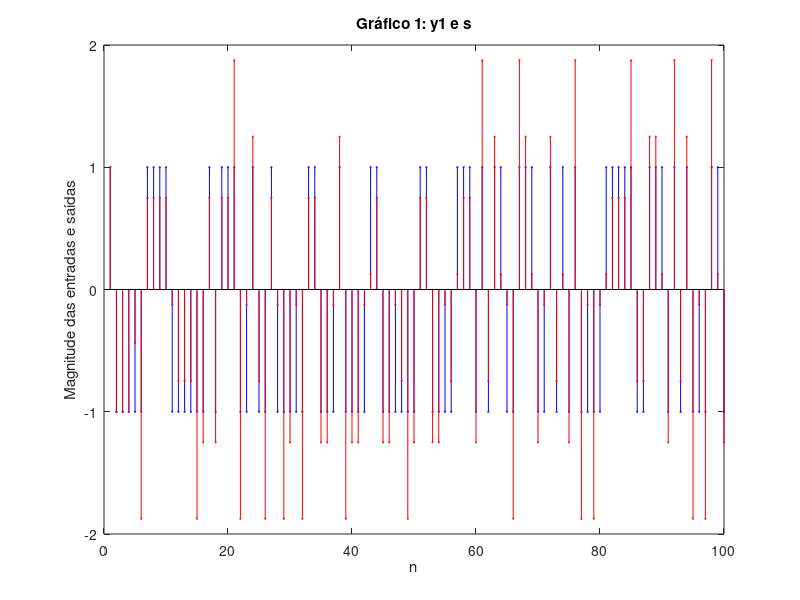
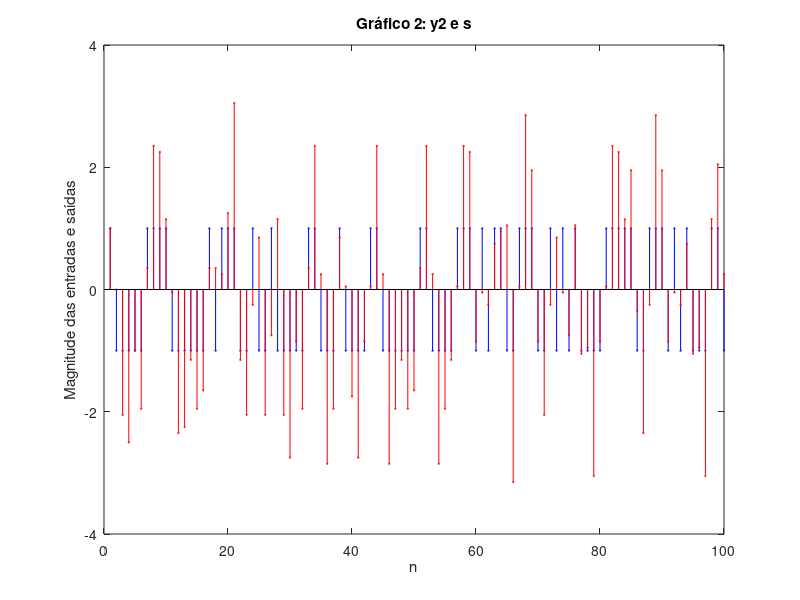

MATLAB code to generate these figures, in order:
% ----------------------------Compute matrix x = H*s'--------------------------%

%input s
s = sign(randn(1,100));

%matrix H as calculated previously
H = zeros(101,100);
for i=1:101
    if(i<=100)
        H(i,i) = 1;
        end
    if (i-1 > 0)
        j = i-1;
        H(i,j) = -0.5;
    end
end

%matrix x will be a (100,1) vector
x = zeros(101,1);
for i=1:100
    x(i,1) = H(i,:)*s'(:,1); %use s transposed
end

% -------------------------------Define W1 and W2------------------------------%
%matriz W1
W1 = zeros(105,101);
for i=1:105
    if(i<=101)
        W1(i,i) = 1;
    end
    if(i-1>0 && i-1<=101)
        W1(i,i-1) = 0.5;
    end
    if(i-2>0 && i-2<=101)
        W1(i,i-2) = 0.25;
    end
    if(i-3>0 && i-3<=101)
        W1(i,i-3) = 0.125;
    end
    if(i-4>0 && i-4<=101)
        W1(i,i-4) = 0.625;
    end
end

%matriz W2
W2 = zeros(105,101);
for i=1:105
    if(i<=101)
        W2(i,i) = 1;
    end
    if(i-1>0 && i-1<=101)
        W2(i,i-1) = 1.5;
    end
    if(i-2>0 && i-2<=101)
        W2(i,i-2) = 0.7;
    end
    if(i-3>0 && i-3<=101)
        W2(i,i-3) = -0.2;
    end
    if(i-4>0 && i-4<=101)
        W2(i,i-4) = 0.3;
    end
end

% --------------------------Calculate and display y1 and y2--------------------%
%output y1 = W1*x
y1 = zeros(105,1);
for i=1:105
    y1(i,1) = W1(i,:)*x(:,1);
end

%display y1
disp("y1 - sinal x filtrado por w1");
disp(y1);

%output y2 = W2*x
y2 = zeros(105,1);
for i=1:105
    y2(i,1) = W2(i,:)*x(:,1);
end

%display y1
disp("y2 - sinal x filtrado por w2");
disp(y2);

% --------------------------------Graphs---------------------------------------%
figure()
stem(s,color ="b","markersize", 1)
hold on
stem(y1(1:100), color = "r","markersize", 1)
xlabel("n")
ylabel("Magnitude das entradas e saídas")
title("Gráfico 1: y1 e s")

figure()
stem(s, color ="b","markersize", 1)
hold on
stem(y2(1:100), color = "r","markersize", 1)
xlabel("n")
ylabel("Magnitude das entradas e saídas")
title("Gráfico 2: y2 e s")

% ------------------------------Compare y and s--------------------------------%
disp("Diferença y1 and s");
disp(y1(1:100)-s');
disp("Diferença y2 and s");
disp(y2(1:100)-s');
